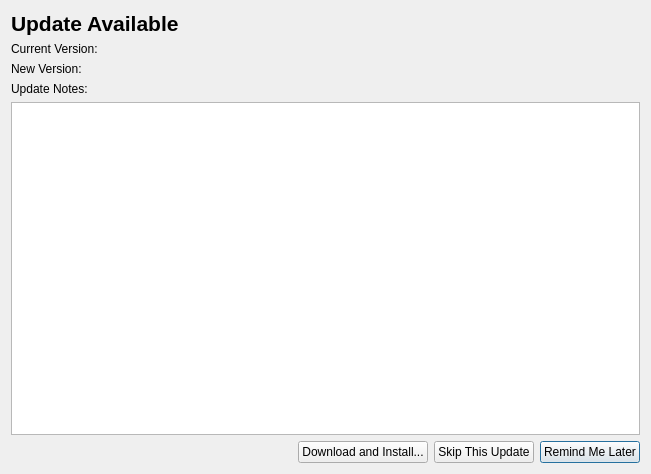
<?xml version="1.0" encoding="UTF-8"?>
<ui version="4.0">
 <class>AutoUpdaterDialog</class>
 <widget class="QDialog" name="AutoUpdaterDialog">
  <property name="windowModality">
   <enum>Qt::ApplicationModal</enum>
  </property>
  <property name="geometry">
   <rect>
    <x>0</x>
    <y>0</y>
    <width>651</width>
    <height>474</height>
   </rect>
  </property>
  <property name="windowTitle">
   <string>Automatic Updater</string>
  </property>
  <property name="modal">
   <bool>true</bool>
  </property>
  <layout class="QVBoxLayout" name="verticalLayout">
   <item>
    <widget class="QLabel" name="label">
     <property name="font">
      <font>
       <pointsize>16</pointsize>
       <weight>75</weight>
       <bold>true</bold>
      </font>
     </property>
     <property name="text">
      <string>Update Available</string>
     </property>
    </widget>
   </item>
   <item>
    <widget class="QLabel" name="currentVersion">
     <property name="text">
      <string>Current Version: </string>
     </property>
    </widget>
   </item>
   <item>
    <widget class="QLabel" name="newVersion">
     <property name="text">
      <string>New Version: </string>
     </property>
    </widget>
   </item>
   <item>
    <widget class="QLabel" name="label_4">
     <property name="text">
      <string>Update Notes:</string>
     </property>
    </widget>
   </item>
   <item>
    <widget class="QTextEdit" name="updateNotes">
     <property name="readOnly">
      <bool>true</bool>
     </property>
    </widget>
   </item>
   <item>
    <layout class="QHBoxLayout" name="horizontalLayout">
     <item>
      <spacer name="horizontalSpacer">
       <property name="orientation">
        <enum>Qt::Horizontal</enum>
       </property>
       <property name="sizeHint" stdset="0">
        <size>
         <width>40</width>
         <height>20</height>
        </size>
       </property>
      </spacer>
     </item>
     <item>
      <widget class="QPushButton" name="downloadAndInstall">
       <property name="text">
        <string>Download and Install...</string>
       </property>
      </widget>
     </item>
     <item>
      <widget class="QPushButton" name="skipThisUpdate">
       <property name="text">
        <string>Skip This Update</string>
       </property>
      </widget>
     </item>
     <item>
      <widget class="QPushButton" name="remindMeLater">
       <property name="text">
        <string>Remind Me Later</string>
       </property>
       <property name="default">
        <bool>true</bool>
       </property>
      </widget>
     </item>
    </layout>
   </item>
  </layout>
 </widget>
 <resources/>
 <connections/>
</ui>
